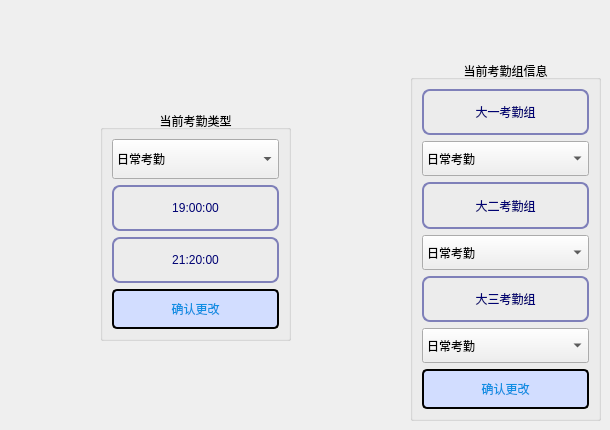
             <widget class="QWidget" name="page_3">
              <widget class="QGroupBox" name="Root_clock_type">
               <property name="geometry">
                <rect>
                 <x>100</x>
                 <y>110</y>
                 <width>191</width>
                 <height>231</height>
                </rect>
               </property>
               <property name="styleSheet">
                <string notr="true">*
{
font: 14pt &quot;楷体&quot;;
}
/*时间显示*/
QLabel
{
font: 14pt &quot;楷体&quot;;
color: rgb(0, 2, 115);
border:2px solid rgb(127, 128, 185);
border-radius:8px;
}
#QLabel:hover
{
color: rgb(127, 128, 185);
}</string>
               </property>
               <property name="title">
                <string>当前考勤类型</string>
               </property>
               <property name="alignment">
                <set>Qt::AlignCenter</set>
               </property>
               <layout class="QVBoxLayout" name="verticalLayout_10">
                <item>
                 <widget class="QComboBox" name="Root_clock_type_box">
                  <property name="minimumSize">
                   <size>
                    <width>0</width>
                    <height>40</height>
                   </size>
                  </property>
                  <property name="maximumSize">
                   <size>
                    <width>170</width>
                    <height>16777215</height>
                   </size>
                  </property>
                  <property name="editable">
                   <bool>false</bool>
                  </property>
                  <property name="currentIndex">
                   <number>0</number>
                  </property>
                  <property name="maxVisibleItems">
                   <number>10</number>
                  </property>
                  <property name="maxCount">
                   <number>100</number>
                  </property>
                  <property name="insertPolicy">
                   <enum>QComboBox::InsertAtBottom</enum>
                  </property>
                  <property name="sizeAdjustPolicy">
                   <enum>QComboBox::AdjustToContentsOnFirstShow</enum>
                  </property>
                  <property name="duplicatesEnabled">
                   <bool>false</bool>
                  </property>
                  <property name="frame">
                   <bool>true</bool>
                  </property>
                  <item>
                   <property name="text">
                    <string>日常考勤</string>
                   </property>
                  </item>
                 </widget>
                </item>
                <item>
                 <widget class="QLabel" name="Root_clock_in_time_lbl">
                  <property name="minimumSize">
                   <size>
                    <width>150</width>
                    <height>40</height>
                   </size>
                  </property>
                  <property name="styleSheet">
                   <string notr="true"/>
                  </property>
                  <property name="text">
                   <string>19:00:00</string>
                  </property>
                  <property name="alignment">
                   <set>Qt::AlignCenter</set>
                  </property>
                 </widget>
                </item>
                <item>
                 <widget class="QLabel" name="Root_clock_out_time_lbl">
                  <property name="minimumSize">
                   <size>
                    <width>150</width>
                    <height>40</height>
                   </size>
                  </property>
                  <property name="styleSheet">
                   <string notr="true"/>
                  </property>
                  <property name="text">
                   <string>21:20:00</string>
                  </property>
                  <property name="alignment">
                   <set>Qt::AlignCenter</set>
                  </property>
                 </widget>
                </item>
                <item>
                 <widget class="QPushButton" name="btn_Root_clock_type_update">
                  <property name="minimumSize">
                   <size>
                    <width>120</width>
                    <height>40</height>
                   </size>
                  </property>
                  <property name="styleSheet">
                   <string notr="true">QPushButton
{
font: 12pt &quot;楷体&quot;;
border:2px solid black;
border-radius:5px;
background-color: rgb(210, 221, 255);
color: rgb(17,143,227);
}
QPushButton:hover
{
font: 12pt &quot;楷体&quot;;
color:rgb(93,77,142);
border:2px solid #ff7c7e;
border-radius:5px;
background-color: rgb(210, 221, 255);
}</string>
                  </property>
                  <property name="text">
                   <string>确认更改</string>
                  </property>
                  <property name="icon">
                   <iconset resource="res.qrc">
                    <normaloff>:/ptr/edit.png</normaloff>:/ptr/edit.png</iconset>
                  </property>
                  <property name="iconSize">
                   <size>
                    <width>30</width>
                    <height>30</height>
                   </size>
                  </property>
                 </widget>
                </item>
               </layout>
              </widget>
              <widget class="QGroupBox" name="Clock_group">
               <property name="geometry">
                <rect>
                 <x>410</x>
                 <y>60</y>
                 <width>191</width>
                 <height>361</height>
                </rect>
               </property>
               <property name="styleSheet">
                <string notr="true">*
{
font: 14pt &quot;楷体&quot;;
}
/*时间显示*/
QLabel
{
font: 14pt &quot;楷体&quot;;
color: rgb(0, 2, 115);
border:2px solid rgb(127, 128, 185);
border-radius:8px;
}
#QLabel:hover
{
color: rgb(127, 128, 185);
}</string>
               </property>
               <property name="title">
                <string>当前考勤组信息</string>
               </property>
               <property name="alignment">
                <set>Qt::AlignCenter</set>
               </property>
               <layout class="QVBoxLayout" name="verticalLayout_11">
                <item>
                 <widget class="QLabel" name="Clock_group_1_lbl">
                  <property name="minimumSize">
                   <size>
                    <width>150</width>
                    <height>40</height>
                   </size>
                  </property>
                  <property name="styleSheet">
                   <string notr="true"/>
                  </property>
                  <property name="text">
                   <string>大一考勤组</string>
                  </property>
                  <property name="alignment">
                   <set>Qt::AlignCenter</set>
                  </property>
                 </widget>
                </item>
                <item>
                 <widget class="QComboBox" name="Clock_group_1_box">
                  <property name="minimumSize">
                   <size>
                    <width>0</width>
                    <height>35</height>
                   </size>
                  </property>
                  <property name="maximumSize">
                   <size>
                    <width>170</width>
                    <height>16777215</height>
                   </size>
                  </property>
                  <property name="editable">
                   <bool>false</bool>
                  </property>
                  <property name="currentIndex">
                   <number>0</number>
                  </property>
                  <property name="maxVisibleItems">
                   <number>10</number>
                  </property>
                  <property name="maxCount">
                   <number>100</number>
                  </property>
                  <property name="insertPolicy">
                   <enum>QComboBox::InsertAtBottom</enum>
                  </property>
                  <property name="sizeAdjustPolicy">
                   <enum>QComboBox::AdjustToContentsOnFirstShow</enum>
                  </property>
                  <property name="duplicatesEnabled">
                   <bool>false</bool>
                  </property>
                  <property name="frame">
                   <bool>true</bool>
                  </property>
                  <item>
                   <property name="text">
                    <string>日常考勤</string>
                   </property>
                  </item>
                 </widget>
                </item>
                <item>
                 <widget class="QLabel" name="Clock_group_2_lbl">
                  <property name="minimumSize">
                   <size>
                    <width>150</width>
                    <height>40</height>
                   </size>
                  </property>
                  <property name="styleSheet">
                   <string notr="true"/>
                  </property>
                  <property name="text">
                   <string>大二考勤组</string>
                  </property>
                  <property name="alignment">
                   <set>Qt::AlignCenter</set>
                  </property>
                 </widget>
                </item>
                <item>
                 <widget class="QComboBox" name="Clock_group_2_box">
                  <property name="minimumSize">
                   <size>
                    <width>0</width>
                    <height>35</height>
                   </size>
                  </property>
                  <property name="maximumSize">
                   <size>
                    <width>170</width>
                    <height>16777215</height>
                   </size>
                  </property>
                  <property name="editable">
                   <bool>false</bool>
                  </property>
                  <property name="currentIndex">
                   <number>0</number>
                  </property>
                  <property name="maxVisibleItems">
                   <number>10</number>
                  </property>
                  <property name="maxCount">
                   <number>100</number>
                  </property>
                  <property name="insertPolicy">
                   <enum>QComboBox::InsertAtBottom</enum>
                  </property>
                  <property name="sizeAdjustPolicy">
                   <enum>QComboBox::AdjustToContentsOnFirstShow</enum>
                  </property>
                  <property name="duplicatesEnabled">
                   <bool>false</bool>
                  </property>
                  <property name="frame">
                   <bool>true</bool>
                  </property>
                  <item>
                   <property name="text">
                    <string>日常考勤</string>
                   </property>
                  </item>
                 </widget>
                </item>
                <item>
                 <widget class="QLabel" name="Clock_group_3_lbl">
                  <property name="minimumSize">
                   <size>
                    <width>150</width>
                    <height>40</height>
                   </size>
                  </property>
                  <property name="styleSheet">
                   <string notr="true"/>
                  </property>
                  <property name="text">
                   <string>大三考勤组</string>
                  </property>
                  <property name="alignment">
                   <set>Qt::AlignCenter</set>
                  </property>
                 </widget>
                </item>
                <item>
                 <widget class="QComboBox" name="Clock_group_3_box">
                  <property name="minimumSize">
                   <size>
                    <width>0</width>
                    <height>35</height>
                   </size>
                  </property>
                  <property name="maximumSize">
                   <size>
                    <width>170</width>
                    <height>16777215</height>
                   </size>
                  </property>
                  <property name="editable">
                   <bool>false</bool>
                  </property>
                  <property name="currentIndex">
                   <number>0</number>
                  </property>
                  <property name="maxVisibleItems">
                   <number>10</number>
                  </property>
                  <property name="maxCount">
                   <number>100</number>
                  </property>
                  <property name="insertPolicy">
                   <enum>QComboBox::InsertAtBottom</enum>
                  </property>
                  <property name="sizeAdjustPolicy">
                   <enum>QComboBox::AdjustToContentsOnFirstShow</enum>
                  </property>
                  <property name="duplicatesEnabled">
                   <bool>false</bool>
                  </property>
                  <property name="frame">
                   <bool>true</bool>
                  </property>
                  <item>
                   <property name="text">
                    <string>日常考勤</string>
                   </property>
                  </item>
                 </widget>
                </item>
                <item>
                 <widget class="QPushButton" name="btn_Root_clock_group_update">
                  <property name="minimumSize">
                   <size>
                    <width>120</width>
                    <height>40</height>
                   </size>
                  </property>
                  <property name="styleSheet">
                   <string notr="true">QPushButton
{
font: 12pt &quot;楷体&quot;;
border:2px solid black;
border-radius:5px;
background-color: rgb(210, 221, 255);
color: rgb(17,143,227);
}
QPushButton:hover
{
font: 12pt &quot;楷体&quot;;
color:rgb(93,77,142);
border:2px solid #ff7c7e;
border-radius:5px;
background-color: rgb(210, 221, 255);
}</string>
                  </property>
                  <property name="text">
                   <string>确认更改</string>
                  </property>
                  <property name="icon">
                   <iconset resource="res.qrc">
                    <normaloff>:/ptr/edit.png</normaloff>:/ptr/edit.png</iconset>
                  </property>
                  <property name="iconSize">
                   <size>
                    <width>30</width>
                    <height>30</height>
                   </size>
                  </property>
                 </widget>
                </item>
               </layout>
              </widget>
             </widget>
